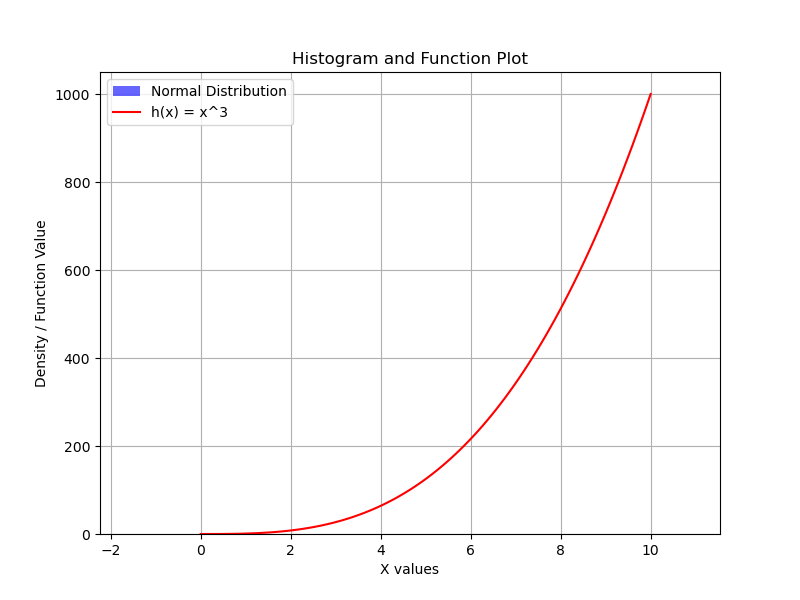

The Python source for this figure:
# plottask.py
# The purpose of this program was to generate visual data using Python
# Author Monika Fras

import numpy as np
import matplotlib.pyplot as plt

# Step 1: Generate Normal Distribution data
# 1000 values with mean = 5 and standard deviation (std_dev) = 2
mean = 5
std_dev = 2
data = np.random.normal(mean, std_dev, 1000)

# Step 2: Generate function data for h(x) = x^3 with range from 0 to 10
x = np.linspace(0, 10, 100)
y = x**3

# Step 3: Plotting both on one set of axes
plt.figure(figsize=(8, 6))

# Histogram (normalized so it fits with the curve better)
plt.hist(data, bins=30, density=True, alpha=0.6, color='blue', label='Normal Distribution')

# Function plot
plt.plot(x, y, color='red', label='h(x) = x^3')

# Step 4: Adding labels and legend
plt.title("Histogram and Function Plot")
plt.xlabel("X values")
plt.ylabel("Density / Function Value")
plt.legend()
plt.grid(True)

# Step 5: Save the plot as PNG
plt.savefig("plottask.png")

# Step 6: Show the plot
plt.show()
